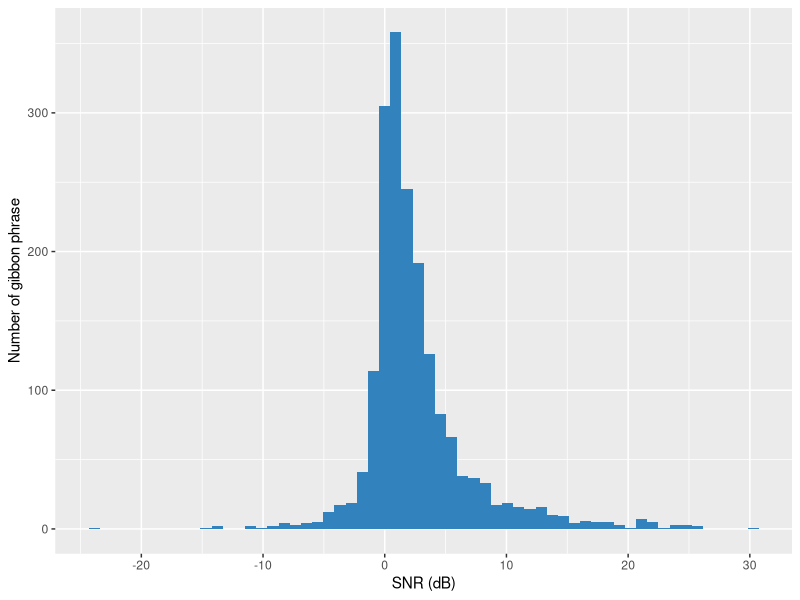
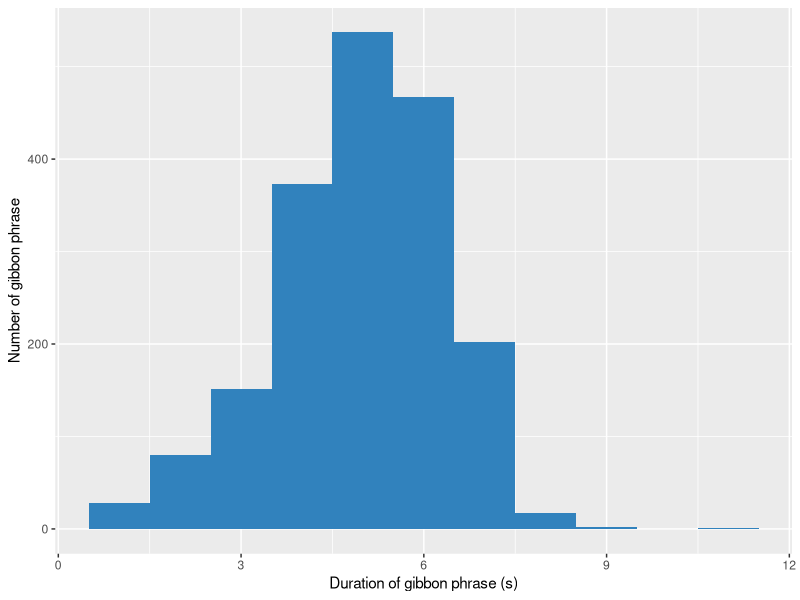
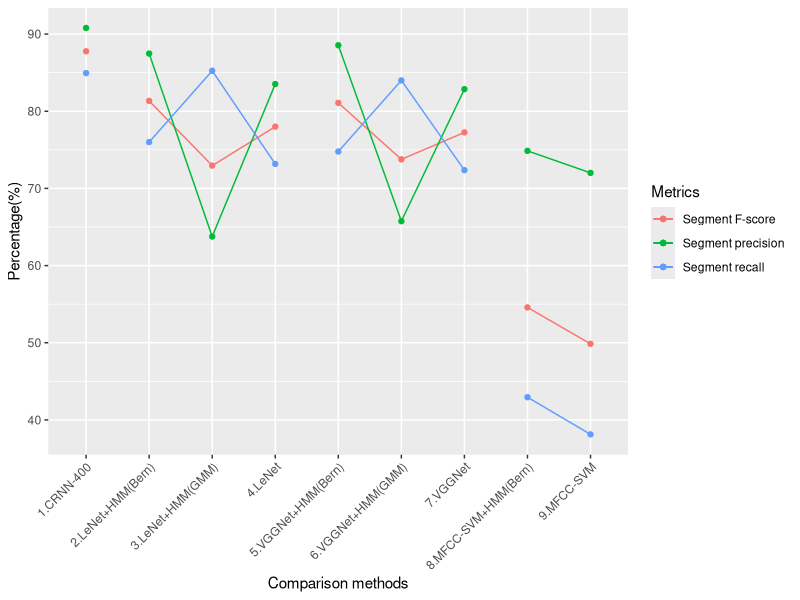
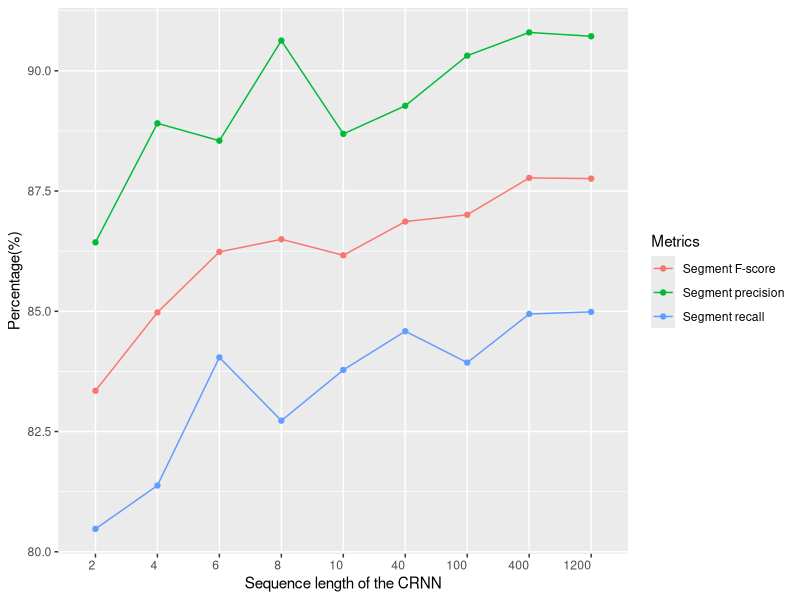
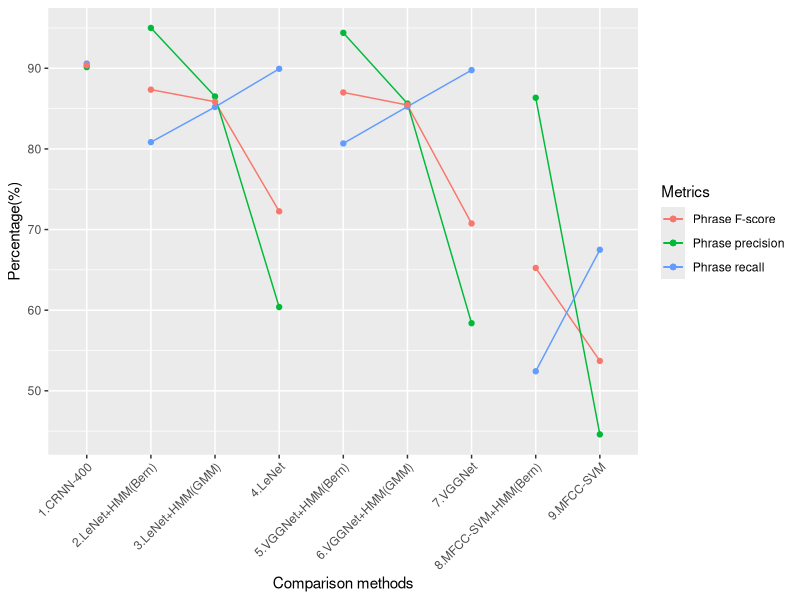
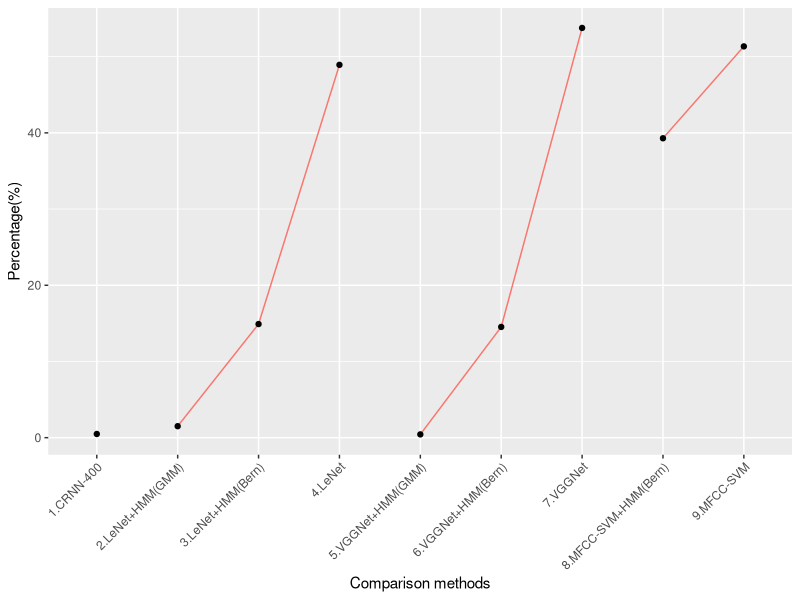
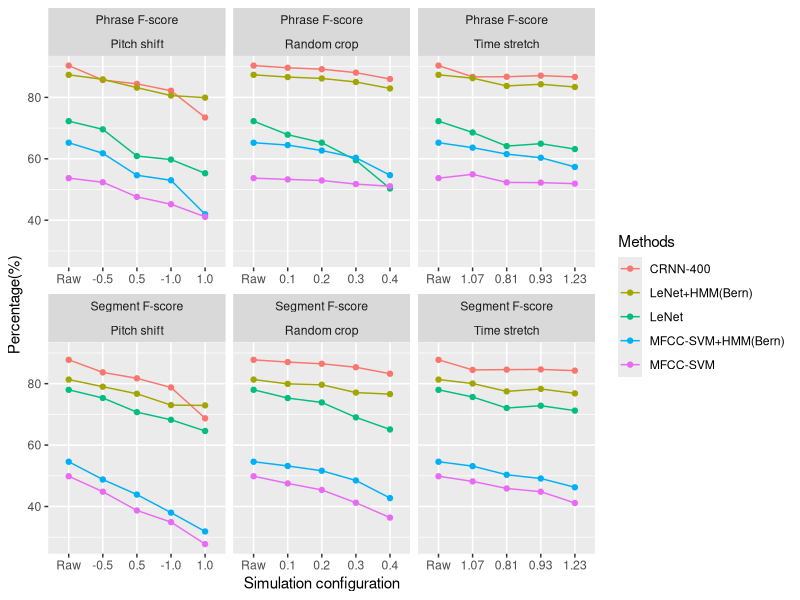
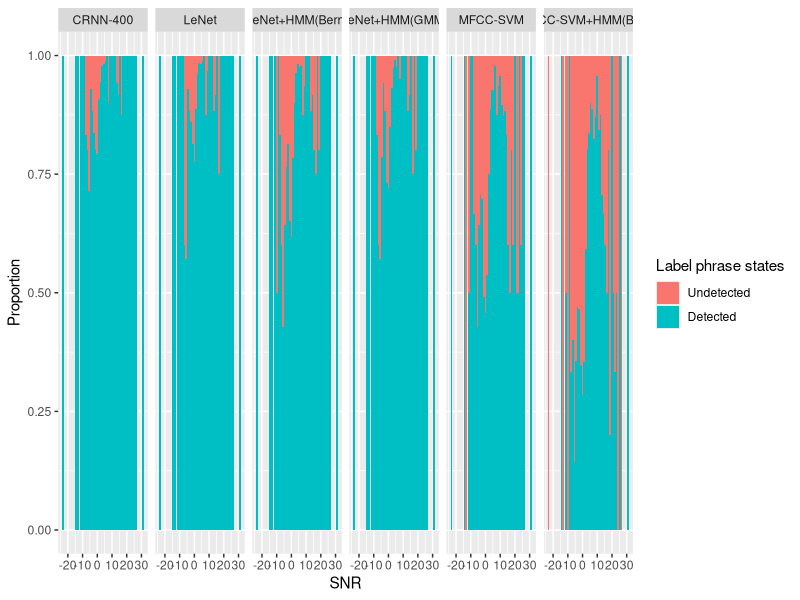

The R script that drew these images, in order:
# install.packages('cowplot')
library(ggplot2)
library(tidyr)
library(dplyr)
library(cowplot)

result_summary = read.csv('../result/result_summary.csv',  na.strings=c("","NA"), stringsAsFactors = F)
summary_col_name = names(result_summary)
summary_col_name[1] = 'method'
summary_col_name[2] = 'metrics'
names(result_summary) = summary_col_name 
# fix typo, have to make string as factor to fix typo
result_summary[result_summary == 'sgement recall'] = 'segment recall'
result_summary[result_summary == 'sgement F-score'] = 'segment F-score'

result_summary_long = gather(result_summary, result_type, value_set, -method, -metrics, na.rm = T)
result_summary = spread(result_summary_long, metrics, value_set)
write.csv(result_summary, '../result/result_summary_reformat.csv', row.names = F)

result_summary_unite = unite(result_summary_long, col = method, method, result_type)
result_summary_segment = subset(result_summary_unite, metrics == 'segment precision' 
                                     | metrics == 'segment recall' 
                                     | metrics == 'segment F-score')
result_summary_segment$value_set = as.numeric(result_summary_segment$value_set) * 100

result_summary_event = subset(result_summary_unite, metrics == 'event precision' 
                              | metrics == 'event recall' 
                              | metrics == 'event F-score')
result_summary_event$value_set = as.numeric(result_summary_event$value_set) * 100

result_summary_encounter = subset(result_summary_unite, metrics == 'encounter error rate')
result_summary_encounter$value_set = as.numeric(result_summary_encounter$value_set) * 100



##########################################################
#draw plot for segment result
pdf(file="results_segment.pdf",h=5,w=7)
#discrete x value need declare the group variable
p1 = ggplot(data = result_summary_segment, mapping = aes(x = method, y = value_set, colour = metrics, group = metrics))
p1 = p1 + geom_point(data = result_summary_segment[result_summary_segment['method'] == 'crnn400_threshold_result',], aes(x = method, y = value_set))

p1 = p1 + geom_line(data = result_summary_segment[result_summary_segment['method'] == 'lenet_hmm_bino_threshold_result'
                                                       | result_summary_segment['method'] == 'lenet_hmm_gmm_result'
                                                       | result_summary_segment['method'] == 'lenet_threshold_result',], aes(x = method, y = value_set))
p1 = p1 + geom_point(data = result_summary_segment[result_summary_segment['method'] == 'lenet_hmm_bino_threshold_result'
                                                        | result_summary_segment['method'] == 'lenet_hmm_gmm_result'
                                                        | result_summary_segment['method'] == 'lenet_threshold_result',], aes(x = method, y = value_set))

p1 = p1 + geom_line(data = result_summary_segment[result_summary_segment['method'] == 'vgg_hmm_bino_threshold_result'
                                                       | result_summary_segment['method'] == 'vgg_hmm_gmm_result'
                                                       | result_summary_segment['method'] == 'vgg_threshold_result',], aes(x = method, y = value_set))
p1 = p1 + geom_point(data = result_summary_segment[result_summary_segment['method'] == 'vgg_hmm_bino_threshold_result'
                                                       | result_summary_segment['method'] == 'vgg_hmm_gmm_result'
                                                       | result_summary_segment['method'] == 'vgg_threshold_result',], aes(x = method, y = value_set))

p1 = p1 + geom_line(data = result_summary_segment[result_summary_segment['method'] == 'svm_hmm_bino_result'
                                                       | result_summary_segment['method'] == 'svm_svm_result',], aes(x = method, y = value_set))
p1 = p1 + geom_point(data = result_summary_segment[result_summary_segment['method'] == 'svm_hmm_bino_result'
                                                        | result_summary_segment['method'] == 'svm_svm_result',], aes(x = method, y = value_set))

p1 = p1 + theme(axis.text.x = element_text(angle = 45, hjust = 1))
p1 = p1 + labs(y = 'Percentage(%)', x = 'Comparison methods')

level_order = c('crnn400_threshold_result',
                'lenet_hmm_bino_threshold_result',
                'lenet_hmm_gmm_result',
                'lenet_threshold_result',
                'vgg_hmm_bino_threshold_result',
                'vgg_hmm_gmm_result',
                'vgg_threshold_result',
                'svm_hmm_bino_result',
                'svm_svm_result')

level_name = c('crnn400_threshold_result' = '1.CRNN-400',
               'lenet_hmm_bino_threshold_result' = '2.LeNet+HMM(Bern)',
               'lenet_hmm_gmm_result' = '3.LeNet+HMM(GMM)',
               'lenet_threshold_result' = '4.LeNet',
               'vgg_hmm_bino_threshold_result' = '5.VGGNet+HMM(Bern)',
               'vgg_hmm_gmm_result' = '6.VGGNet+HMM(GMM)',
               'vgg_threshold_result' = '7.VGGNet',
               'svm_hmm_bino_result' = '8.MFCC-SVM+HMM(Bern)',
               'svm_svm_result' = '9.MFCC-SVM')

p1 = p1 + scale_x_discrete(labels = level_name, limits = level_order)
p1 = p1 + scale_colour_discrete(name = 'Metrics' ,labels = c('Segment F-score', 'Segment precision', 'Segment recall'))
p1
dev.off()



#################################################################
#draw plot for crnn length comparison
pdf(file="crnn_comparison.pdf",h=5,w=7)
p2 = ggplot(data = result_summary_segment, mapping = aes(x = method, y = value_set, colour = metrics, group = metrics))
p2 = p2 + geom_point(data = result_summary_segment[result_summary_segment['method'] == 'crnn2_threshold_result'
                                                   |result_summary_segment['method'] == 'crnn4_threshold_result'
                                                   |result_summary_segment['method'] == 'crnn6_threshold_result'
                                                   |result_summary_segment['method'] == 'crnn8_threshold_result'
                                                   |result_summary_segment['method'] == 'crnn10_threshold_result'
                                                   |result_summary_segment['method'] == 'crnn40_threshold_result'
                                                   |result_summary_segment['method'] == 'crnn100_threshold_result'
                                                   |result_summary_segment['method'] == 'crnn400_threshold_result'
                                                   |result_summary_segment['method'] == 'crnn1200_threshold_result',], aes(x = method, y = value_set))
p2 = p2 +  geom_line(data = result_summary_segment[result_summary_segment['method'] == 'crnn2_threshold_result'
                                                 |result_summary_segment['method'] == 'crnn4_threshold_result'
                                                 |result_summary_segment['method'] == 'crnn6_threshold_result'
                                                 |result_summary_segment['method'] == 'crnn8_threshold_result'
                                                 |result_summary_segment['method'] == 'crnn10_threshold_result'
                                                 |result_summary_segment['method'] == 'crnn40_threshold_result'
                                                 |result_summary_segment['method'] == 'crnn100_threshold_result'
                                                 |result_summary_segment['method'] == 'crnn400_threshold_result'
                                                 |result_summary_segment['method'] == 'crnn1200_threshold_result',], aes(x = method, y = value_set))
p2 = p2 + theme(axis.text.x = element_text(angle = 0, hjust = 1))
p2 = p2 + labs(y = 'Percentage(%)', x = 'Sequence length of the CRNN')
level_order = c('crnn2_threshold_result',
                'crnn4_threshold_result',
                'crnn6_threshold_result',
                'crnn8_threshold_result',
                'crnn10_threshold_result',
                'crnn40_threshold_result',
                'crnn100_threshold_result',
                'crnn400_threshold_result',
                'crnn1200_threshold_result')

level_name = c('crnn2_threshold_result' = '2',
                'crnn4_threshold_result' = '4',
                'crnn6_threshold_result' = '6',
                'crnn8_threshold_result' = '8',
                'crnn10_threshold_result' = '10',
                'crnn40_threshold_result' = '40',
                'crnn100_threshold_result' = '100',
                'crnn400_threshold_result'= '400',
                'crnn1200_threshold_result' = '1200')

p2 = p2 + scale_x_discrete(labels = level_name, limits = level_order)
p2 = p2 + scale_colour_discrete(name = 'Metrics' ,labels = c('Segment F-score', 'Segment precision', 'Segment recall'))
p2
dev.off()



##########################################################
#draw plot for event result
pdf(file="results_event.pdf",h=5,w=7)
p3 = ggplot(data = result_summary_event, mapping = aes(x = method, y = value_set, colour = metrics, group = metrics))
p3 = p3 + geom_point(data = result_summary_event[result_summary_event['method'] == 'crnn400_threshold_result',], aes(x = method, y = value_set))

p3 = p3 + geom_line(data = result_summary_event[result_summary_event['method'] == 'lenet_hmm_bino_threshold_result'
                                                  | result_summary_event['method'] == 'lenet_hmm_gmm_result'
                                                  | result_summary_event['method'] == 'lenet_threshold_result',], aes(x = method, y = value_set))
p3 = p3 + geom_point(data = result_summary_event[result_summary_event['method'] == 'lenet_hmm_bino_threshold_result'
                                                   | result_summary_event['method'] == 'lenet_hmm_gmm_result'
                                                   | result_summary_event['method'] == 'lenet_threshold_result',], aes(x = method, y = value_set))

p3 = p3 + geom_line(data = result_summary_event[result_summary_event['method'] == 'vgg_hmm_bino_threshold_result'
                                                  | result_summary_event['method'] == 'vgg_hmm_gmm_result'
                                                  | result_summary_event['method'] == 'vgg_threshold_result',], aes(x = method, y = value_set))
p3 = p3 + geom_point(data = result_summary_event[result_summary_event['method'] == 'vgg_hmm_bino_threshold_result'
                                                   | result_summary_event['method'] == 'vgg_hmm_gmm_result'
                                                   | result_summary_event['method'] == 'vgg_threshold_result',], aes(x = method, y = value_set))

p3 = p3 + geom_line(data = result_summary_event[result_summary_event['method'] == 'svm_hmm_bino_result'
                                                  | result_summary_event['method'] == 'svm_svm_result',], aes(x = method, y = value_set))
p3 = p3 + geom_point(data = result_summary_event[result_summary_event['method'] == 'svm_hmm_bino_result'
                                                   | result_summary_event['method'] == 'svm_svm_result',], aes(x = method, y = value_set))

p3 = p3 + theme(axis.text.x = element_text(angle = 45, hjust = 1))
p3 = p3 + labs(y = 'Percentage(%)', x = 'Comparison methods')

level_order = c('crnn400_threshold_result',
                'lenet_hmm_bino_threshold_result',
                'lenet_hmm_gmm_result',
                'lenet_threshold_result',
                'vgg_hmm_bino_threshold_result',
                'vgg_hmm_gmm_result',
                'vgg_threshold_result',
                'svm_hmm_bino_result',
                'svm_svm_result')

level_name = c('crnn400_threshold_result' = '1.CRNN-400',
               'lenet_hmm_bino_threshold_result' = '2.LeNet+HMM(Bern)',
               'lenet_hmm_gmm_result' = '3.LeNet+HMM(GMM)',
               'lenet_threshold_result' = '4.LeNet',
               'vgg_hmm_bino_threshold_result' = '5.VGGNet+HMM(Bern)',
               'vgg_hmm_gmm_result' = '6.VGGNet+HMM(GMM)',
               'vgg_threshold_result' = '7.VGGNet',
               'svm_hmm_bino_result' = '8.MFCC-SVM+HMM(Bern)',
               'svm_svm_result' = '9.MFCC-SVM')

p3 = p3 + scale_x_discrete(labels = level_name, limits = level_order)
p3 = p3 + scale_colour_discrete(name = 'Metrics' ,labels = c('Phrase F-score', 'Phrase precision', 'Phrase recall'))
p3
dev.off()




######################################################################3
#draw encounter rate plot
pdf(file="results_encounter_error.pdf",h=5,w=7)
p4 = ggplot(data = result_summary_encounter, mapping = aes(x = method, y = value_set, group = metrics))
p4 = p4 + geom_point(data = result_summary_encounter[result_summary_encounter['method'] == 'crnn400_threshold_result',], aes(x = method, y = value_set))

p4 = p4 + geom_line(data = result_summary_encounter[result_summary_encounter['method'] == 'lenet_hmm_bino_threshold_result'
                                                | result_summary_encounter['method'] == 'lenet_hmm_gmm_result'
                                                | result_summary_encounter['method'] == 'lenet_threshold_result',], aes(x = method, y = value_set, colour = 'red'))
p4 = p4 + geom_point(data = result_summary_encounter[result_summary_encounter['method'] == 'lenet_hmm_bino_threshold_result'
                                                 | result_summary_encounter['method'] == 'lenet_hmm_gmm_result'
                                                 | result_summary_encounter['method'] == 'lenet_threshold_result',], aes(x = method, y = value_set))

p4 = p4 + geom_line(data = result_summary_encounter[result_summary_encounter['method'] == 'vgg_hmm_bino_threshold_result'
                                                | result_summary_encounter['method'] == 'vgg_hmm_gmm_result'
                                                | result_summary_encounter['method'] == 'vgg_threshold_result',], aes(x = method, y = value_set, colour = 'red'))
p4 = p4 + geom_point(data = result_summary_encounter[result_summary_encounter['method'] == 'vgg_hmm_bino_threshold_result'
                                                 | result_summary_encounter['method'] == 'vgg_hmm_gmm_result'
                                                 | result_summary_encounter['method'] == 'vgg_threshold_result',], aes(x = method, y = value_set))

p4 = p4 + geom_line(data = result_summary_encounter[result_summary_encounter['method'] == 'svm_hmm_bino_result'
                                                | result_summary_encounter['method'] == 'svm_svm_result',], aes(x = method, y = value_set, colour = 'red'))
p4 = p4 + geom_point(data = result_summary_encounter[result_summary_encounter['method'] == 'svm_hmm_bino_result'
                                                 | result_summary_encounter['method'] == 'svm_svm_result',], aes(x = method, y = value_set))

p4 = p4 + theme(axis.text.x = element_text(angle = 45, hjust = 1))
p4 = p4 + labs(y = 'Percentage(%)', x = 'Comparison methods')

level_order = c('crnn400_threshold_result',
                'lenet_hmm_gmm_result',
                'lenet_hmm_bino_threshold_result',
                'lenet_threshold_result',
                'vgg_hmm_gmm_result',
                'vgg_hmm_bino_threshold_result',
                'vgg_threshold_result',
                'svm_hmm_bino_result',
                'svm_svm_result')

level_name = c('crnn400_threshold_result' = '1.CRNN-400',
               'lenet_hmm_gmm_result' = '2.LeNet+HMM(GMM)',
               'lenet_hmm_bino_threshold_result' = '3.LeNet+HMM(Bern)',
               'lenet_threshold_result' = '4.LeNet',
               'vgg_hmm_gmm_result' = '5.VGGNet+HMM(GMM)',
               'vgg_hmm_bino_threshold_result' = '6.VGGNet+HMM(Bern)',
               'vgg_threshold_result' = '7.VGGNet',
               'svm_hmm_bino_result' = '8.MFCC-SVM+HMM(Bern)',
               'svm_svm_result' = '9.MFCC-SVM')

p4 = p4 + scale_x_discrete(labels = level_name, limits = level_order)
p4 = p4 + theme(legend.position = "none")
p4
dev.off()









#########################################################################################################################
#load the data twice to avoid colname change
simulation_summary = read.csv('../result/simulation_summary.csv', na.strings = c("", "NA"), header = F, stringsAsFactors = F)
simulation_name = as.matrix(simulation_summary[1,])
simulation_name[1] = 'method'
simulation_name[2] = 'metrics'
simulation_summary = read.csv('../result/simulation_summary.csv', na.strings = c("", "NA"), stringsAsFactors = F)
names(simulation_summary) = simulation_name
#fix typo 
simulation_summary[simulation_summary == 'sgement recall'] = 'segment recall'
simulation_summary[simulation_summary == 'sgement F-score'] = 'segment F-score'
simulation_summary_long = gather(simulation_summary, simulation_config, value_set, -method, -metrics, na.rm = T)
simulation_summary = spread(simulation_summary_long, metrics, value_set)
write.csv(simulation_summary, '../result/simulation_summray_reformat.csv', row.names = F)


simulation_compare = subset(simulation_summary_long, metrics == 'segment F-score' | metrics == 'event F-score')
simulation_separate = extract(simulation_compare, col="method", into = c("method","simulation"), regex="([[:alpha:]]+)_([a-zA-Z0-9_]+)")
# fix typo
simulation_separate[simulation_separate == 'picth_shift'] = 'pitch_shift'
# regrex split 
simulation_separate = extract(simulation_separate, col="simulation_config", 
                              into = c("simulation_config","result_type"), regex="([a-zA-Z_]+_[0-9_[:punct:]]+)_([a-zA-Z_]+)")
simulation_draw = unite(simulation_separate, col = method, method, result_type)
simulation_draw = subset(simulation_draw, method == 'crnn_threshold_result'
                         | method == 'lenet_threshold_result'
                         | method == 'lenet_hmm_bino_threshold_result'
                         | method == 'svm_svm_result'
                         | method == 'svm_hmm_bino_result')

#add result for origin data
origin_result = subset(result_summary_unite, method == 'crnn400_threshold_result'
                         |method == 'lenet_hmm_bino_threshold_result'
                         |method =='lenet_threshold_result'
                         |method == 'svm_hmm_bino_result'
                         |method == 'svm_svm_result')
origin_result = subset(origin_result, metrics == 'segment F-score'| metrics == 'event F-score')
origin_result[origin_result == 'crnn400_threshold_result'] = 'crnn_threshold_result'
origin_result$simulation_config = 'Raw'
origin_result_crop = origin_result
origin_result_crop$simulation = 'crop'
origin_result_ts = origin_result
origin_result_ts$simulation = 'time_stretch'
origin_result_ps = origin_result
origin_result_ps$simulation = 'pitch_shift'
origin_result =  merge(origin_result_ts, origin_result_crop, all = TRUE)
origin_result = merge(origin_result, origin_result_ps, all = TRUE)
simulation_draw = merge(simulation_draw,origin_result, all = TRUE)

#modify word
simulation_draw$value_set = as.numeric(simulation_draw$value_set) * 100
simulation_draw[simulation_draw == 'segment F-score'] = 'Segment F-score'
simulation_draw[simulation_draw == 'event F-score'] = 'Phrase F-score'
simulation_draw[simulation_draw == 'time_stretch'] = 'Time stretch'
simulation_draw[simulation_draw == 'pitch_shift'] = 'Pitch shift'
simulation_draw[simulation_draw == 'crop'] = 'Random crop'




pdf(file="results_simulation.pdf",h=6,w=8)
p5 = ggplot(data = simulation_draw, mapping = aes(x = reorder(simulation_config, -value_set), y = value_set, colour = method, group = method))
p5 = p5 + geom_line() + geom_point()

p5 = p5 + facet_wrap(~metrics + simulation, nrow = 2, scales = 'free_x')

level_name = c('crop_rate_0.600' = '0.4',
               'crop_rate_0.700' = '0.3',
               'crop_rate_0.800' = '0.2',
               'crop_rate_0.900' = '0.1',
               'shift_step_-1.000' = '-1.0',
               'shift_step_-0.500' = '-0.5',
               'shift_step_0.500' = '0.5',
               'shift_step_1.000' = '1.0',
               'stretch_rate_0.810' = '0.81',
               'stretch_rate_0.930' = '0.93',
               'stretch_rate_1.070' = '1.07',
               'stretch_rate_1.230' = '1.23')
        
p5 = p5 + scale_x_discrete(labels = level_name)
p5 = p5 + labs(y = 'Percentage(%)', x = 'Simulation configuration')
label_name = c('CRNN-400',
               'LeNet+HMM(Bern)',
               'LeNet',
               'MFCC-SVM+HMM(Bern)',
               'MFCC-SVM')
p5 = p5 + scale_colour_discrete(name = 'Methods' ,labels = label_name)
p5
dev.off()





##############################
result_event = read.csv('../result/result_event.csv')
signal_strength_event = read.csv('../result/signal_strength_event.csv')
snr = data.frame(x = signal_strength_event$sig_rms_origin - signal_strength_event$sig_rms_neg) 

result_event = bind_cols(result_event, snr)
result_col_name = c('CRNN-400',
               'LeNet+HMM(Bern)',
               'LeNet+HMM(GMM)',
               'LeNet',
               'MFCC-SVM+HMM(Bern)',
               'MFCC-SVM',
               'SNR')
names(result_event) = result_col_name
result_event = gather(result_event, method,  value_set, -SNR)

pdf(file="detection_vs_snr.pdf",h=5,w=12)
p = ggplot(result_event, aes(SNR, fill = factor(value_set))) 
p = p + geom_histogram(bins = 50, mapping = aes(fill =  factor(value_set)), position = 'fill', na.rm = TRUE )
p = p + facet_wrap(~method, nrow = 1, scales = 'free_x')
p = p + labs(y = 'Proportion', x = 'SNR')
p = p + scale_fill_discrete(name = 'Label phrase states' , labels = c('Undetected', 'Detected'))
p
dev.off()


################################
signal_strength_event = read.csv('../result/signal_strength_event.csv')
snr = data.frame(x = signal_strength_event$sig_rms_origin - signal_strength_event$sig_rms_neg) 
duration = read.csv('../../label_process/label_analysis_result/gibbon_call_duration.csv', header = F)

p1 = ggplot(snr, aes(x)) 
p1 = p1 + geom_histogram(bins = 60, fill = '#3182bd')
p1 = p1 + labs(y = 'Number of gibbon phrase', x = 'SNR (dB)')
p1

p2 = ggplot(duration, aes(V1))
p2 = p2 + geom_histogram(binwidth = 1, fill = '#3182bd')
p2 = p2 + labs(y = 'Number of gibbon phrase', x = 'Duration of gibbon phrase (s)')
p2

p3 = plot_grid(p2, p1, labels = c("A", "B"), rel_widths = c(2, 3), align = 'h')
save_plot("data_description.pdf", p3)






